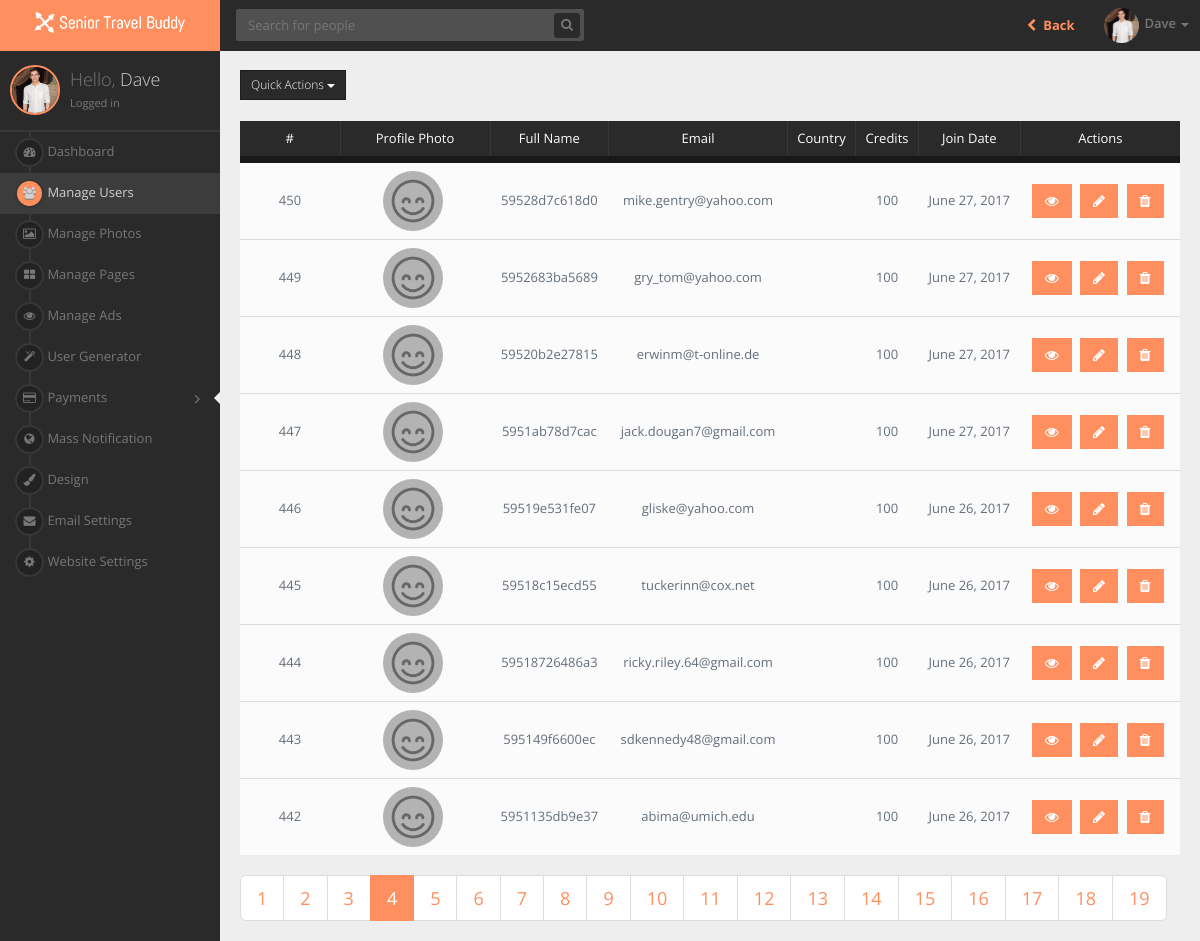
/admin/users.php?p=4 (signed in), run on an earlier commit of the app's database.
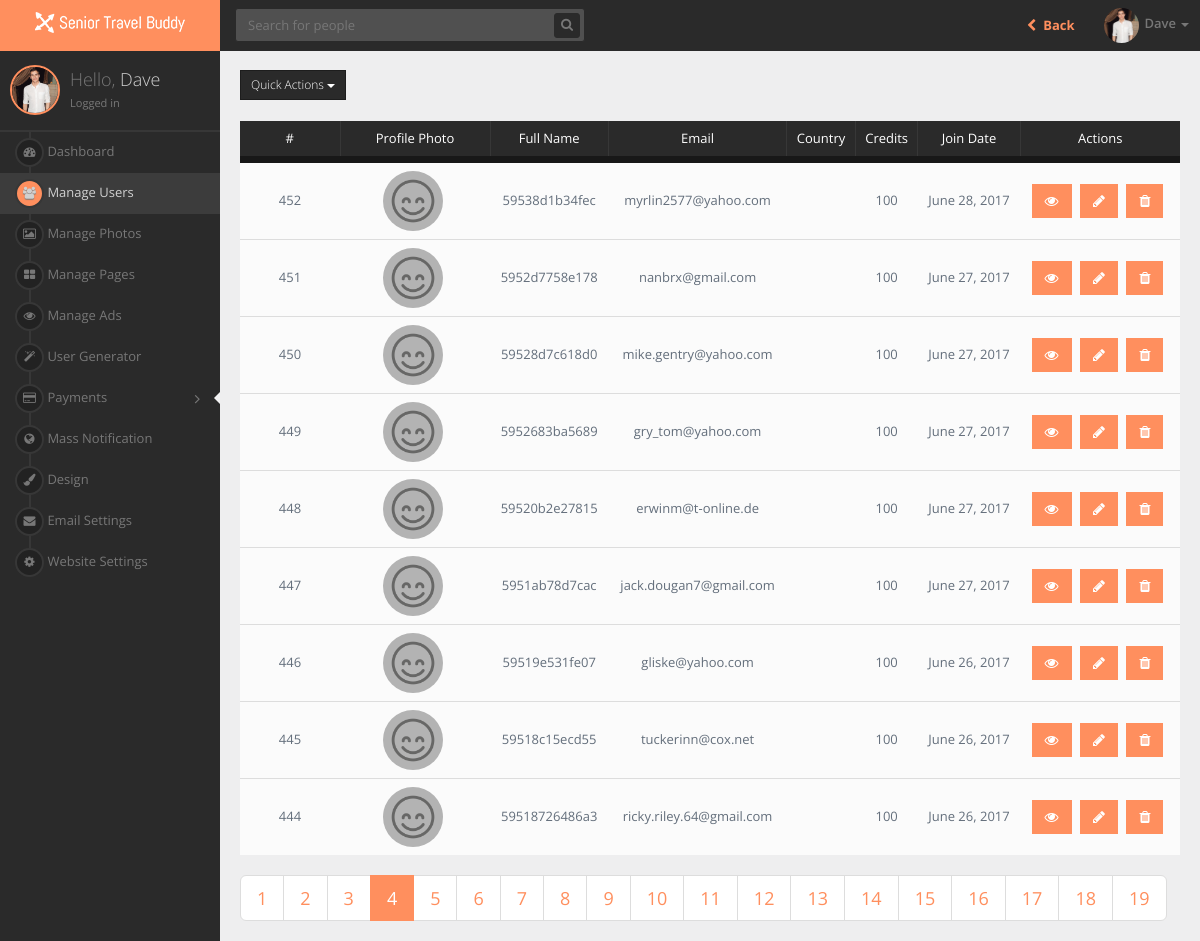
And on a later commit of the database.
### tables this page shows
CREATE TABLE `users` (
  `id` int(11) NOT NULL AUTO_INCREMENT,
  `full_name` varchar(150) DEFAULT NULL,
  `email` varchar(100) DEFAULT NULL,
  `password` varchar(123) DEFAULT NULL,
  `country` varchar(199) DEFAULT NULL,
  `city` varchar(100) DEFAULT NULL,
  `credits` int(11) DEFAULT NULL,
  `latitude` varchar(50) DEFAULT NULL,
  `longitude` varchar(50) DEFAULT NULL,
  `age` int(11) DEFAULT NULL,
  `bio` text,
  `gender` varchar(20) DEFAULT NULL,
  `sexual_interest` int(11) DEFAULT NULL,
  `instagram_username` varchar(50) DEFAULT '',
  `profile_picture` varchar(200) DEFAULT NULL,
  `ip` varchar(50) DEFAULT NULL,
  `registered` int(11) DEFAULT '0',
  `last_login` int(11) DEFAULT '0',
  `last_active` int(11) DEFAULT '0',
  `updated_preferences` int(11) DEFAULT '0',
  `updated_name` int(11) DEFAULT '0',
  `is_admin` int(11) DEFAULT '0',
  `is_incognito` int(11) DEFAULT '0',
  `is_verified` int(11) DEFAULT '0',
  `has_disabled_ads` int(11) DEFAULT '0',
  `is_increased_exposure` int(11) DEFAULT '0',
  `language` varchar(100) DEFAULT NULL,
  `interests` text,
  `uploaded_photos` int(11) DEFAULT '0',
  `is_vip` int(20) DEFAULT '0',
  `vip_expiration` int(20) DEFAULT '0',
  `ghost_mode_start` int(20) DEFAULT '0',
  `verified_badge_start` int(20) DEFAULT '0',
  `spotlight_start` int(20) DEFAULT '0',
  `disable_ads_start` int(20) DEFAULT '0',
  `ghost_mode_expiration` int(20) DEFAULT '0',
  `verified_badge_expiration` int(20) DEFAULT '0',
  `spotlight_expiration` int(20) DEFAULT '0',
  `disable_ads_expiration` int(20) DEFAULT '0',
  `height` text,
  `weight` int(11) DEFAULT '0',
  `last_encounter` int(11) DEFAULT '0',
  `marital_status` varchar(10) NOT NULL,
  `has_traveled` varchar(10) NOT NULL,
  `where_traveled` varchar(300) NOT NULL,
  `preferred_destination` varchar(300) NOT NULL,
  `cruising_or_touring` varchar(10) NOT NULL,
  `state_of_health` varchar(10) NOT NULL,
  `active_or_slow_travel` varchar(10) NOT NULL,
  `distance_to_travel` varchar(6) NOT NULL,
  `spontaneous_or_itinerary` varchar(20) NOT NULL,
  `smoker` varchar(10) NOT NULL,
  `accommodation_type` varchar(10) NOT NULL,
  `budget` varchar(10) NOT NULL,
  `luggage_type` varchar(30) NOT NULL,
  `foodie` varchar(10) NOT NULL,
  `alcohol` varchar(10) NOT NULL,
  `rating_lounge_poolside_beach` varchar(30) NOT NULL,
  `rating_explore` varchar(20) NOT NULL,
  `rating_shopping` varchar(30) NOT NULL,
  `rating_casino` varchar(20) NOT NULL,
  `rating_tours` varchar(30) NOT NULL,
  `rating_food` varchar(30) NOT NULL,
  `rating_spa` varchar(30) NOT NULL,
  `rating_sports` varchar(30) NOT NULL,
  `rating_concerts` varchar(30) NOT NULL,
  `group_or_independent` varchar(30) NOT NULL,
  `small_or_mega_ship_cruising` varchar(30) NOT NULL,
  `active_or_sedentary` varchar(30) NOT NULL,
  `primary_language` varchar(30) NOT NULL,
  PRIMARY KEY (`id`)
);

### admin/users.php (called while the page is built, shortened)
<?php
require('../core/config.php');
require('../core/system.php');
$system = new System;
$system->domain = $domain;
$system->db = $db;
$menu['users'] = 'active';
$user = $system->getUserInfo($_SESSION['user_id']);
if(!isset($_POST['search'])) {
	$query = '';
	$users = "SELECT * FROM users ORDER BY id DESC";
} else {
	$query = ucfirst(strtolower($system->secureField($_POST['query'])));
	$users = "SELECT * FROM users WHERE full_name LIKE '%".$query."%' ORDER BY id DESC";
}
$per_page = 9;
$count = $db->query($users)->num_rows;
$last_page = ceil($count/$per_page);
if(isset($_GET['p'])) { $p = $_GET['p']; } else { $p = 1; }
$limit = 'LIMIT ' .($p - 1) * $per_page .',' .$per_page;
$users.= " $limit";
$users = $db->query($users);
require('../inc/admin/top.php');
require('../layout/admin/users.php');
require('../inc/admin/bottom.php');

### core/config.php (called while the page is built, shortened)
<?php
	$domain = 'http://localhost';

### core/system.php (called while the page is built, shortened)
<?php
class System {
	public $domain;
	public $db;
	public function getDomain() {
		return $this->domain;
	}
	public function getProfilePicture($user) {
		if(filter_var($user->profile_picture,FILTER_VALIDATE_URL)) {
			return $user->profile_picture;
		} else {
			return $this->domain.'/uploads/'.$user->profile_picture;
		}
	}
	public function getUserInfo($id) {
		$user = $this->db->query("SELECT * FROM users WHERE id='".$id."'");
		$user = $user->fetch_object();
		return $user;
	}
	public function getFirstName($full_name) {
		$full_name = explode(' ',$full_name);
		return $full_name[0];
	}
}

### layout/admin/users.php (the view, shortened to what this page needs)
<section id="page-content">
  <div class="body-content animated fadeIn">
    <div class="row">
      <div class="col-lg-12">
        <div class="dropdown">
          <button class="btn btn-inverse btn-sm dropdown-toggle" type="button" id="dropdownMenu1" data-toggle="dropdown" aria-haspopup="true" aria-expanded="true">
            Quick Actions
            <span class="caret"></span>
          </button>
        </div>
        <br>
        <?php if($users->num_rows >= 1) { ?>
        <table class="table table-responsive table-inverse">
         <thead>
          <th style="text-align:center;"> # </th>
          <th style="text-align:center;"> Profile Photo </th>
          <th style="text-align:center;"> Full Name </th>
          <th style="text-align:center;"> Email </th>
          <th style="text-align:center;"> Country </th>
          <th style="text-align:center;"> Credits </th>
          <th style="text-align:center;"> Join Date </th>
          <th style="text-align:center;"> Actions </th>
        </thead>
        <tbody>
          <?php while($user = $users->fetch_object()) { ?>
          <tr>
            <td style="vertical-align:middle;width:100px;text-align:center;"> <?=$user->id?> </td>
            <td style="vertical-align:middle;width:150px;text-align:center;"> <img src="<?=$system->getProfilePicture($user)?>" class="img-circle" style="height:60px;width:60px"> </td>
            <td style="vertical-align:middle;text-align:center;"> <?=$user->full_name?> </td>
            <td style="vertical-align:middle;text-align:center;"> <?=$user->email?> </td>
            <td style="vertical-align:middle;text-align:center;"> <?=$user->country?> </td>
            <td style="vertical-align:middle;text-align:center;"> <?=$user->credits?> </td>
            <td style="vertical-align:middle;text-align:center;"> <?=date("F j, Y",$user->registered)?> </td>
            <td style="vertical-align:middle;text-align:center;">
              <a href="<?=$system->getDomain()?>/user/<?=$user->id?>" class="btn btn-theme"> <i class="fa fa-eye" style="color:#fff;"></i> </a>
              <a href="edit-user.php?id=<?=$user->id?>" class="btn btn-theme"> <i class="fa fa-pencil" style="color:#fff;"></i> </a>
              <a href="?delete=true&delid=<?=$user->id?>" class="btn btn-theme"> <i class="fa fa-trash" style="color:#fff;"></i> </a>
            </td>
          </tr>
          <? } ?>
        </tbody>
      </table>
      <ul class="pagination pagination-lg">
        <?php
        if(($last_page >= $p) && $last_page > 1) {
          for($i=1; $i<=$last_page; $i++) {
            if($i == $p) {
              echo '<li class="active"> <a href="users.php?p='.$i.'"> '.$i.' </a> </li>';
            } else {
              echo '<li> <a href="users.php?p='.$i.'"> '.$i.' </a> </li>';
            }
          }
        }
        ?>
      </ul>
      <? } ?>
    </div>
  </div>
</div>
</section>

### inc/admin/top.php (shortened to what this page needs)
<!DOCTYPE html>
 <html lang="en">
<head> <meta name="robots" content="noindex">
<link href="<?=$system->getDomain()?>/assets/admin/css/bootstrap.min.css" rel="stylesheet">
<link href="https://maxcdn.bootstrapcdn.com/font-awesome/4.2.0/css/font-awesome.min.css" rel="stylesheet">
<link href="<?=$system->getDomain()?>/assets/admin/css/animate.min.css" rel="stylesheet">
<link href="<?=$system->getDomain()?>/assets/admin/css/jquery.gritter/css/jquery.gritter.css" rel="stylesheet">
<link href="<?=$system->getDomain()?>/assets/admin/css/reset.css" rel="stylesheet">
<link href="<?=$system->getDomain()?>/assets/admin/css/layout.css" rel="stylesheet">
<link href="<?=$system->getDomain()?>/assets/admin/css/components.css" rel="stylesheet">
<link href="<?=$system->getDomain()?>/assets/admin/css/plugins.css" rel="stylesheet">
<link href="<?=$system->getDomain()?>/assets/admin/css/misc.css" rel="stylesheet">
<link href="<?=$system->getDomain()?>/assets/admin/css/chosen.min.css" rel="stylesheet">
</head>
<body>
<section id="wrapper">
<header id="header">
<div class="header-left">
<div class="navbar-header">
<a class="navbar-brand" href="dashboard.php">
<img class="logo" src="<?=$system->getDomain()?>/img/logo-small.png">
</a>
</div>
</div>
<div class="header-right">
<div class="navbar navbar-toolbar navbar-dark">
<ul class="nav navbar-nav navbar-left">
<li class="navbar-search">
<form action="<?=$system->getDomain()?>/admin/users.php" method="POST" class="navbar-form">
<div class="form-group has-feedback">
<input type="text" name="query" class="form-control typeahead rounded" placeholder="Search for people" value="<?=$query?>">
<button type="submit" name="search" class="btn btn-theme fa fa-search form-control-feedback rounded"></button>
</div>
</form>
</li>
</ul>
<ul class="nav navbar-nav navbar-right">
<li>
<a href="<?=$system->getDomain()?>/people" style="background:none;"> <b> <i class="fa fa-fw fa-chevron-left"></i> Back </b> </a>
</li>
<li class="dropdown navbar-profile">
<a href="#" class="dropdown-toggle" data-toggle="dropdown">
<span class="meta">
<span class="avatar"><img src="<?=$system->getProfilePicture($user)?>" class="img-circle" style="width:35px;height:35px;"></span>
<span class="text hidden-xs hidden-sm text-muted"><?=$system->getFirstName($user->full_name)?></span>
<span class="caret"></span>
</span>
</a>
</li>
</ul>
</div>
</div>
</header>
<aside id="sidebar-left" class="sidebar-circle sidebar-dark">
<div class="sidebar-content">
<div class="media">
<a class="pull-left has-notif avatar" href="<?=$system->getDomain()?>/user/<?=$user->id?>">
<img src="<?=$system->getProfilePicture($user)?>" style="width:50px;height:50px;">
</a>
<div class="media-body">
<h4 class="media-heading">Hello, <span><?=$system->getFirstName($user->full_name)?></span></h4>
<small>Logged in</small>
</div>
</div>
</div>
<ul class="sidebar-menu">
<li class="<?=$menu['dashboard']?>">
<a href="<?=$system->getDomain()?>/admin/dashboard.php">
<span class="icon"><i class="fa fa-dashboard"></i></span>
<span class="text">Dashboard</span>
</a>
</li>
<li class="<?=$menu['users']?>">
<a href="<?=$system->getDomain()?>/admin/users.php">
<span class="icon"><i class="fa fa-users"></i></span>
<span class="text">Manage Users</span>
</a>
</li>
<li class="<?=$menu['photos']?>">
<a href="<?=$system->getDomain()?>/admin/photos.php">
<span class="icon"><i class="fa fa-image"></i></span>
<span class="text">Manage Photos</span>
</a>
</li>
<li class="<?=$menu['pages']?>">
<a href="<?=$system->getDomain()?>/admin/pages.php">
<span class="icon"><i class="fa fa-th-large"></i></span>
<span class="text">Manage Pages</span>
</a>
</li>
<li class="<?=$menu['ads']?>">
<a href="<?=$system->getDomain()?>/admin/ads.php">
<span class="icon"><i class="fa fa-eye"></i></span>
<span class="text">Manage Ads</span>
</a>
</li>
<li class="<?=$menu['user_generator']?>">
<a href="<?=$system->getDomain()?>/admin/user_generator.php">
<span class="icon"><i class="fa fa-magic"></i></span>
<span class="text">User Generator</span>
</a>
</li>
<li class="submenu <?=$menu['payments']?>">
<a href="javascript:void(0);">
<span class="icon"><i class="fa fa-credit-card"></i></span>
<span class="text">Payments</span>
<span class="arrow fa-angle-double-right"></span>
<span class="selected"></span>
</a>
</li>
<li class="<?=$menu['mass_notification']?>">
<a href="<?=$system->getDomain()?>/admin/mass_notification.php">
<span class="icon"><i class="fa fa-globe"></i></span>
<span class="text">Mass Notification</span>
</a>
</li>
<li class="<?=$menu['layout']?>">
<a href="<?=$system->getDomain()?>/admin/design.php">
<span class="icon"><i class="fa fa-paint-brush"></i></span>
<span class="text">Design</span>
</a>
</li>
<li class="<?=$menu['email_settings']?>">
<a href="<?=$system->getDomain()?>/admin/email_settings.php">
<span class="icon"><i class="fa fa-envelope"></i></span>
<span class="text">Email Settings</span>
</a>
</li>
<li class="<?=$menu['settings']?>">
<a href="<?=$system->getDomain()?>/admin/settings.php">
<span class="icon"><i class="fa fa-cog"></i></span>
<span class="text">Website Settings</span>
</a>
</li>
</ul>
</aside>

### inc/admin/bottom.php (shortened to what this page needs)
</section>
</body>
</html>

### assets/admin/css/misc.css (style rules this page uses)
#header .navbar-header { background-color:#FF8F5E; }
#sidebar-left.sidebar-box .sidebar-content img, #sidebar-left.sidebar-rounded .sidebar-content img, #sidebar-left.sidebar-circle .sidebar-content img { border: 2px solid #FF8F5E; }
#sidebar-left.sidebar-box .sidebar-menu > li.active > a > .icon i, #sidebar-left.sidebar-rounded .sidebar-menu > li.active > a > .icon i, #sidebar-left.sidebar-circle .sidebar-menu > li.active > a > .icon i { background-color:#FF8F5E; }
a { color: #FF8F5E; }
.pagination > li > a { color: #FF8F5E; }
.pagination > .active > a, .pagination > .active > span { background-color:#FF8F5E; border: 1px solid #FF8F5E; }
.btn-theme { background-color:#FF8F5E; border-color: #FF8F5E; color: white; }

What changed in the data, as far as the page shows it:
no longer on this page (row edited): users: id "443", profile_picture (placeholder picture), full_name "595149f6600ec", email "sdkennedy48@gmail.com", credits "100", registered "June 26, 2017"
no longer on this page (row edited): users: id "442", profile_picture (placeholder picture), full_name "5951135db9e37", email "abima@umich.edu", credits "100", registered "June 26, 2017"
now on this page (row edited): users: id "452", profile_picture (placeholder picture), full_name "59538d1b34fec", email "myrlin2577@yahoo.com", credits "100", registered "June 28, 2017"
now on this page (row edited): users: id "451", profile_picture (placeholder picture), full_name "5952d7758e178", email "nanbrx@gmail.com", credits "100", registered "June 27, 2017"
